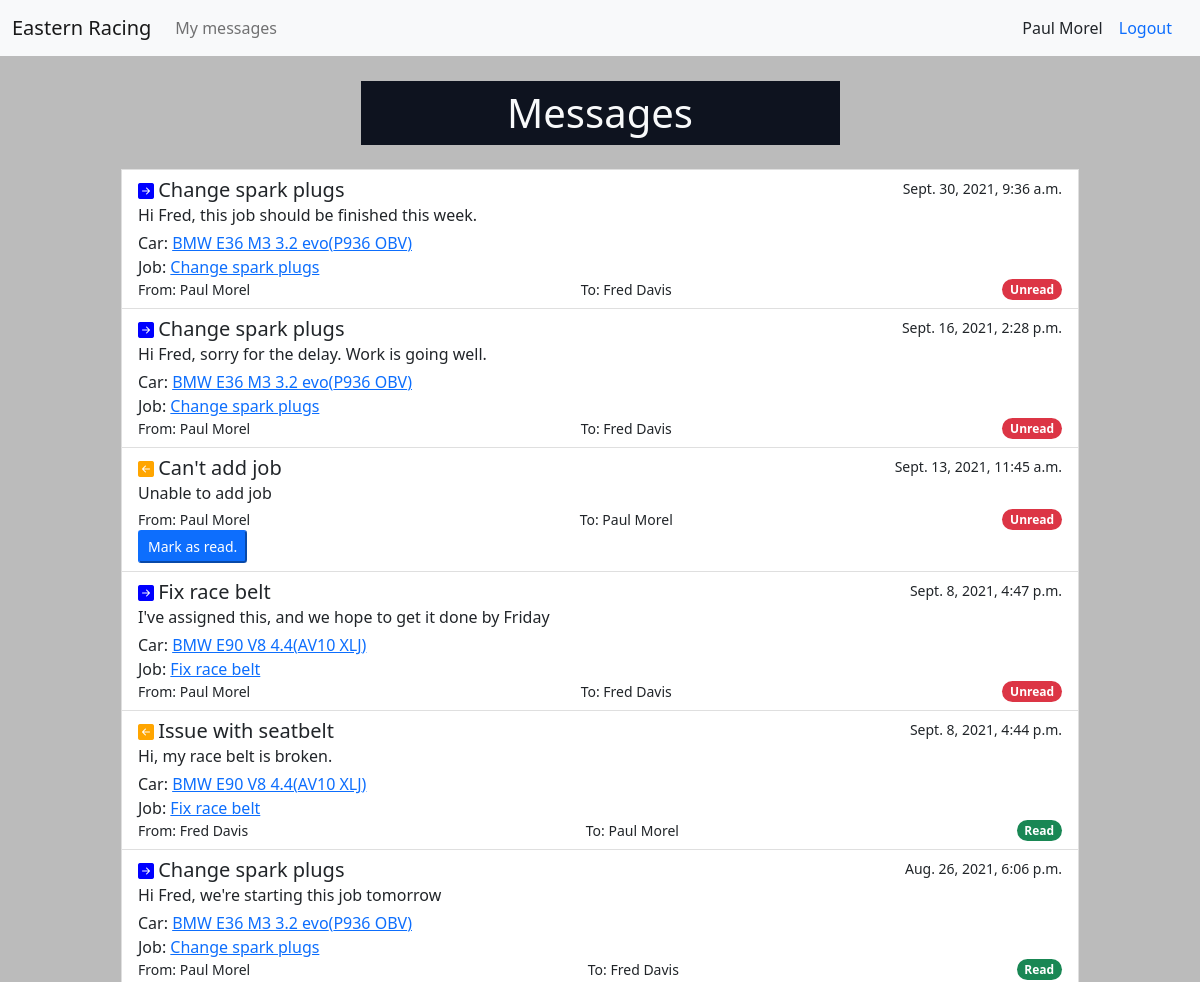
Page /message_list/ (signed in, upper part) on the earlier database version.
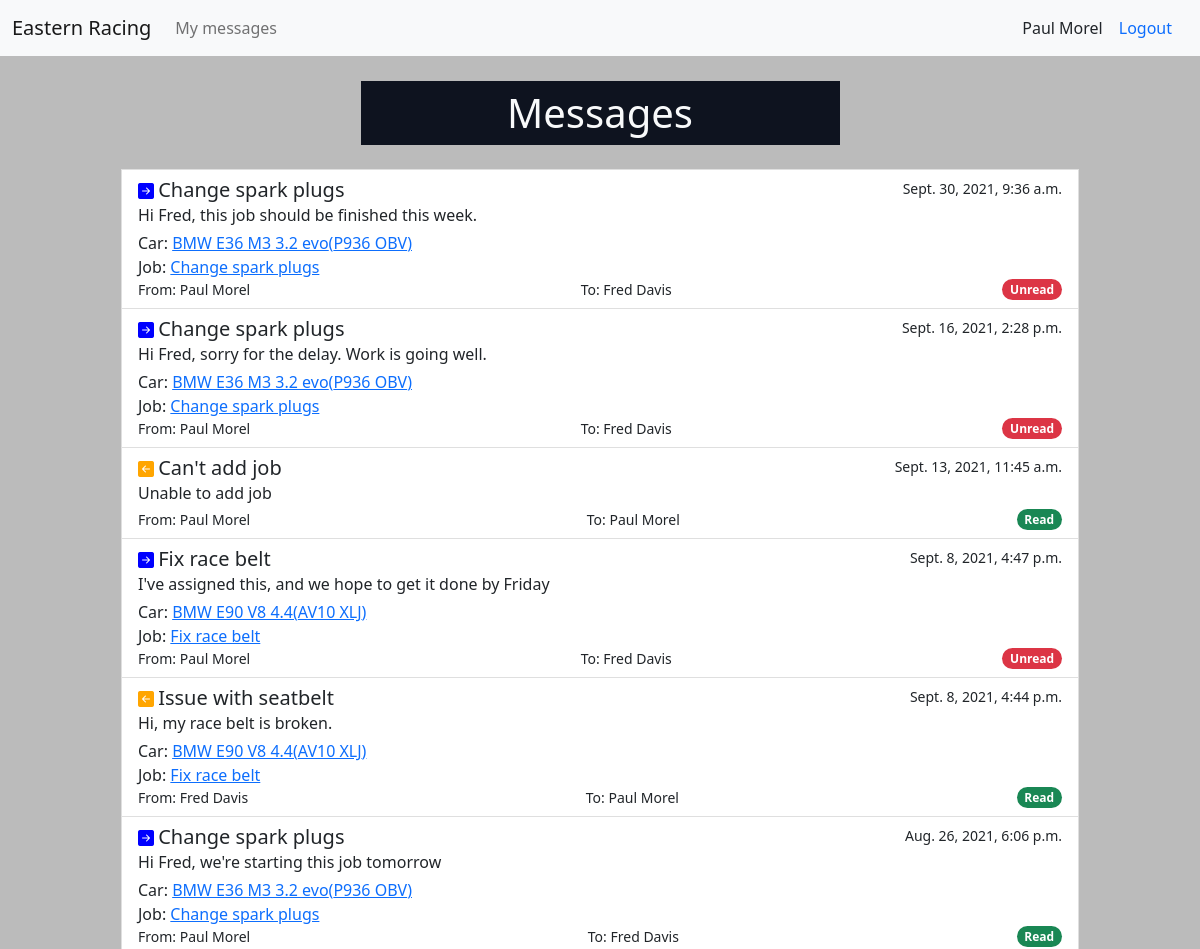
Same page on the later database version.
### cars/models.py (models this page shows, shortened)
class Message(models.Model):
    sender = models.ForeignKey(User, on_delete=models.PROTECT, related_name='message_sender')
    recipient = models.ForeignKey(User, on_delete=models.PROTECT, related_name='message_recipient')
    car = models.ForeignKey(Car, on_delete=models.PROTECT, null=True, blank=True)
    job = models.ForeignKey(Job, on_delete=models.PROTECT, null=True, blank=True)
    subject = models.CharField(max_length=200)
    body = models.TextField()
    unread = models.BooleanField(default=True)
    created = models.DateTimeField(auto_now_add=True)

### accounts/models.py (models this page shows)
class User(AbstractUser):
    pass
    def __str__(self):
        return f"{self.first_name} {self.last_name}"

### cars/views.py (the view)
# urls.py: path('message_list/', views.message_list, name='message-list'),
@login_required
def message_list(request):
    message_list = request.user.message_sender.all().union(request.user.message_recipient.all()).order_by('-created')
    context = {
        'message_list': message_list,
    }
    return render(request, 'cars/messages.html', context)

### car_mgmt/context_processors.py (called while the page is built)
def report_form(request):
    report_form = MessageForm(initial={'sender': request.user, 'recipient': Manager.objects.get(id=1).user})
    return {'report_form': report_form}

def login_form(request):
    login_form = AuthenticationForm()
    return {'login_form': login_form}

### cars/templates/cars/messages.html (shortened to what this page needs)
{% extends 'cars/base.html' %}
{% block content %}
<div class="list-group listbox mx-auto">
    <h1 class="col-md-6 mx-auto text-center p-2 bg-messages text-light m-4">Messages</h1>
    {% for message in message_list %}
    <div class="list-group-item list-group-item-action">
        <div class="d-flex w-100 justify-content-between">
            <div>
                {% if request.user.id == message.recipient.id %}
                    <i class="bi bi-arrow-left-square-fill" style="color:orange"></i>
                {% elif request.user == message.sender %}
                    <i class="bi bi-arrow-right-square-fill" style="color:blue"></i>
                {% endif %}
                <h5 class="mb-1 d-inline">{{ message.subject }}</h5><br>
            </div>
            <small>{{ message.created }}</small>
        </div>
        <p class="mb-1">{{ message.body }}</p>
        {% if message.car %}
            Car: <a href="{% url 'cars:car-overview' message.car.id %}">{{ message.car.model_name }}({{ message.car.reg }})</a><br>
        {% endif %}
        {% if message.job %}
            Job: <a href="{% url 'cars:job-details' message.job.id %}">{{ message.job.title }}</a><br>
        {% endif %}
        <div class="d-flex w-100 justify-content-between align-items-center">
            <small>From: {{ message.sender }}</small>
            <small>To: {{ message.recipient }}</small>
            {% if message.unread %}
                <span class="badge rounded-pill bg-danger">Unread</span>
            {% else %}
                <span class="badge rounded-pill bg-success">Read</span>
            {% endif %}
        </div>
        {% if request.user == message.recipient and message.unread %}
            <form action="{% url 'cars:message-read' %}" method="POST">
                <button class="btn-primary btn-sm">Mark as read.</button>
            </form>
        {% endif %}
    </div>
    {% endfor %}
</div>
{% endblock content %}

Differences in the rows shown:
changed Message "Can't add job": unread "Unread Mark as read." → "Read"
